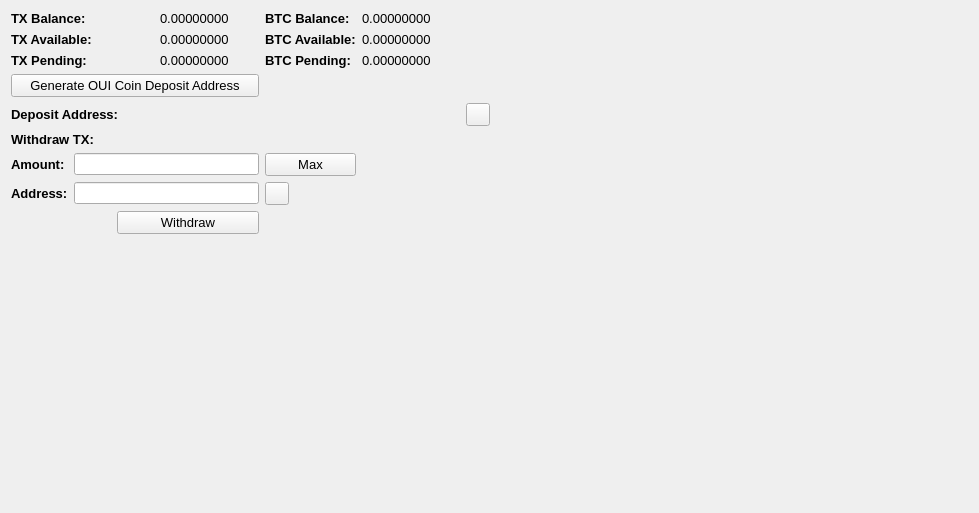
     <widget class="QWidget" name="BalanceTab">
      <attribute name="title">
       <string>Balance</string>
      </attribute>
      <layout class="QGridLayout" name="gridLayout_2">
       <item row="0" column="0" colspan="2">
        <widget class="QLabel" name="label_11">
         <property name="font">
          <font>
           <pointsize>10</pointsize>
           <weight>75</weight>
           <bold>true</bold>
          </font>
         </property>
         <property name="text">
          <string>TX Balance:</string>
         </property>
        </widget>
       </item>
       <item row="0" column="3">
        <widget class="QLabel" name="TXBalanceLabel">
         <property name="font">
          <font>
           <pointsize>10</pointsize>
          </font>
         </property>
         <property name="text">
          <string>0.00000000</string>
         </property>
         <property name="textInteractionFlags">
          <set>Qt::LinksAccessibleByMouse|Qt::TextSelectableByMouse</set>
         </property>
        </widget>
       </item>
       <item row="0" column="4">
        <widget class="QLabel" name="label_12">
         <property name="font">
          <font>
           <pointsize>10</pointsize>
           <weight>75</weight>
           <bold>true</bold>
          </font>
         </property>
         <property name="text">
          <string>BTC Balance:</string>
         </property>
        </widget>
       </item>
       <item row="0" column="5">
        <widget class="QLabel" name="BitcoinBalanceLabel">
         <property name="font">
          <font>
           <pointsize>10</pointsize>
          </font>
         </property>
         <property name="text">
          <string>0.00000000</string>
         </property>
         <property name="textInteractionFlags">
          <set>Qt::LinksAccessibleByMouse|Qt::TextSelectableByMouse</set>
         </property>
        </widget>
       </item>
       <item row="0" column="7" rowspan="10">
        <spacer name="horizontalSpacer_4">
         <property name="orientation">
          <enum>Qt::Horizontal</enum>
         </property>
         <property name="sizeHint" stdset="0">
          <size>
           <width>478</width>
           <height>488</height>
          </size>
         </property>
        </spacer>
       </item>
       <item row="1" column="0" colspan="2">
        <widget class="QLabel" name="label_13">
         <property name="font">
          <font>
           <pointsize>10</pointsize>
           <weight>75</weight>
           <bold>true</bold>
          </font>
         </property>
         <property name="text">
          <string>TX Available:</string>
         </property>
        </widget>
       </item>
       <item row="1" column="3">
        <widget class="QLabel" name="TXAvailableLabel_2">
         <property name="font">
          <font>
           <pointsize>10</pointsize>
          </font>
         </property>
         <property name="text">
          <string>0.00000000</string>
         </property>
         <property name="textInteractionFlags">
          <set>Qt::LinksAccessibleByMouse|Qt::TextSelectableByMouse</set>
         </property>
        </widget>
       </item>
       <item row="1" column="4">
        <widget class="QLabel" name="label_15">
         <property name="font">
          <font>
           <pointsize>10</pointsize>
           <weight>75</weight>
           <bold>true</bold>
          </font>
         </property>
         <property name="text">
          <string>BTC Available:</string>
         </property>
        </widget>
       </item>
       <item row="1" column="5">
        <widget class="QLabel" name="BitcoinAvailableLabel">
         <property name="font">
          <font>
           <pointsize>10</pointsize>
          </font>
         </property>
         <property name="text">
          <string>0.00000000</string>
         </property>
         <property name="textInteractionFlags">
          <set>Qt::LinksAccessibleByMouse|Qt::TextSelectableByMouse</set>
         </property>
        </widget>
       </item>
       <item row="2" column="0" colspan="2">
        <widget class="QLabel" name="label_14">
         <property name="font">
          <font>
           <pointsize>10</pointsize>
           <weight>75</weight>
           <bold>true</bold>
          </font>
         </property>
         <property name="text">
          <string>TX Pending:</string>
         </property>
        </widget>
       </item>
       <item row="2" column="3">
        <widget class="QLabel" name="TXPendingLabel">
         <property name="font">
          <font>
           <pointsize>10</pointsize>
          </font>
         </property>
         <property name="text">
          <string>0.00000000</string>
         </property>
         <property name="textInteractionFlags">
          <set>Qt::LinksAccessibleByMouse|Qt::TextSelectableByMouse</set>
         </property>
        </widget>
       </item>
       <item row="2" column="4">
        <widget class="QLabel" name="label_31">
         <property name="font">
          <font>
           <pointsize>10</pointsize>
           <weight>75</weight>
           <bold>true</bold>
          </font>
         </property>
         <property name="text">
          <string>BTC Pending:</string>
         </property>
        </widget>
       </item>
       <item row="2" column="5">
        <widget class="QLabel" name="BitcoinPendingLabel">
         <property name="font">
          <font>
           <pointsize>10</pointsize>
          </font>
         </property>
         <property name="text">
          <string>0.00000000</string>
         </property>
         <property name="textInteractionFlags">
          <set>Qt::LinksAccessibleByMouse|Qt::TextSelectableByMouse</set>
         </property>
        </widget>
       </item>
       <item row="3" column="0" colspan="4">
        <widget class="QPushButton" name="GenDepositBTN">
         <property name="font">
          <font>
           <pointsize>10</pointsize>
          </font>
         </property>
         <property name="text">
          <string>Generate OUI Coin Deposit Address</string>
         </property>
        </widget>
       </item>
       <item row="4" column="0" colspan="3">
        <widget class="QLabel" name="label_33">
         <property name="font">
          <font>
           <pointsize>10</pointsize>
           <weight>75</weight>
           <bold>true</bold>
          </font>
         </property>
         <property name="text">
          <string>Deposit Address:</string>
         </property>
        </widget>
       </item>
       <item row="4" column="3" colspan="3">
        <widget class="QLabel" name="DepositAddressLabel">
         <property name="minimumSize">
          <size>
           <width>300</width>
           <height>0</height>
          </size>
         </property>
         <property name="palette">
          <palette>
           <active>
            <colorrole role="WindowText">
             <brush brushstyle="SolidPattern">
              <color alpha="255">
               <red>0</red>
               <green>0</green>
               <blue>0</blue>
              </color>
             </brush>
            </colorrole>
            <colorrole role="Text">
             <brush brushstyle="SolidPattern">
              <color alpha="255">
               <red>0</red>
               <green>0</green>
               <blue>255</blue>
              </color>
             </brush>
            </colorrole>
           </active>
           <inactive>
            <colorrole role="WindowText">
             <brush brushstyle="SolidPattern">
              <color alpha="255">
               <red>0</red>
               <green>0</green>
               <blue>0</blue>
              </color>
             </brush>
            </colorrole>
            <colorrole role="Text">
             <brush brushstyle="SolidPattern">
              <color alpha="255">
               <red>0</red>
               <green>0</green>
               <blue>255</blue>
              </color>
             </brush>
            </colorrole>
           </inactive>
           <disabled>
            <colorrole role="WindowText">
             <brush brushstyle="SolidPattern">
              <color alpha="255">
               <red>120</red>
               <green>120</green>
               <blue>120</blue>
              </color>
             </brush>
            </colorrole>
            <colorrole role="Text">
             <brush brushstyle="SolidPattern">
              <color alpha="255">
               <red>120</red>
               <green>120</green>
               <blue>120</blue>
              </color>
             </brush>
            </colorrole>
           </disabled>
          </palette>
         </property>
         <property name="font">
          <font>
           <pointsize>10</pointsize>
           <weight>75</weight>
           <bold>true</bold>
          </font>
         </property>
         <property name="text">
          <string/>
         </property>
         <property name="alignment">
          <set>Qt::AlignRight|Qt::AlignTrailing|Qt::AlignVCenter</set>
         </property>
         <property name="textInteractionFlags">
          <set>Qt::LinksAccessibleByMouse|Qt::TextSelectableByKeyboard|Qt::TextSelectableByMouse</set>
         </property>
        </widget>
       </item>
       <item row="4" column="6">
        <widget class="QToolButton" name="DepositCopyButton">
         <property name="toolTip">
          <string>Copy to clipboard</string>
         </property>
         <property name="text">
          <string/>
         </property>
         <property name="icon">
          <iconset resource="../bitcoin.qrc">
           <normaloff>:/icons/editcopy</normaloff>:/icons/editcopy</iconset>
         </property>
         <property name="shortcut">
          <string>Alt+P</string>
         </property>
        </widget>
       </item>
       <item row="5" column="0" colspan="2">
        <widget class="QLabel" name="label_34">
         <property name="font">
          <font>
           <pointsize>10</pointsize>
           <weight>75</weight>
           <bold>true</bold>
          </font>
         </property>
         <property name="text">
          <string>Withdraw TX:</string>
         </property>
        </widget>
       </item>
       <item row="6" column="0">
        <widget class="QLabel" name="label_26">
         <property name="font">
          <font>
           <pointsize>10</pointsize>
           <weight>75</weight>
           <bold>true</bold>
          </font>
         </property>
         <property name="text">
          <string>Amount:</string>
         </property>
        </widget>
       </item>
       <item row="6" column="1" colspan="3">
        <widget class="QLineEdit" name="WithdrawUnitsInput">
         <property name="font">
          <font>
           <pointsize>9</pointsize>
           <weight>75</weight>
           <bold>true</bold>
          </font>
         </property>
         <property name="text">
          <string/>
         </property>
        </widget>
       </item>
       <item row="6" column="4">
        <widget class="QPushButton" name="Withdraw_Max_Amount">
         <property name="font">
          <font>
           <pointsize>10</pointsize>
          </font>
         </property>
         <property name="text">
          <string>Max</string>
         </property>
        </widget>
       </item>
       <item row="7" column="0">
        <widget class="QLabel" name="label_10">
         <property name="font">
          <font>
           <pointsize>10</pointsize>
           <weight>75</weight>
           <bold>true</bold>
          </font>
         </property>
         <property name="text">
          <string>Address:</string>
         </property>
        </widget>
       </item>
       <item row="7" column="1" colspan="3">
        <widget class="QLineEdit" name="WithdrawAddress">
         <property name="font">
          <font>
           <pointsize>9</pointsize>
           <weight>75</weight>
           <bold>true</bold>
          </font>
         </property>
        </widget>
       </item>
       <item row="7" column="4">
        <widget class="QToolButton" name="WithdrawPasteButton">
         <property name="toolTip">
          <string>Paste from clipboard</string>
         </property>
         <property name="text">
          <string/>
         </property>
         <property name="icon">
          <iconset resource="../bitcoin.qrc">
           <normaloff>:/icons/editpaste</normaloff>:/icons/editpaste</iconset>
         </property>
         <property name="shortcut">
          <string>Alt+P</string>
         </property>
        </widget>
       </item>
       <item row="8" column="2" colspan="2">
        <widget class="QPushButton" name="WithdrawUnitsBtn">
         <property name="font">
          <font>
           <pointsize>10</pointsize>
          </font>
         </property>
         <property name="text">
          <string>Withdraw</string>
         </property>
        </widget>
       </item>
       <item row="9" column="0" colspan="6">
        <spacer name="verticalSpacer">
         <property name="orientation">
          <enum>Qt::Vertical</enum>
         </property>
         <property name="sizeHint" stdset="0">
          <size>
           <width>428</width>
           <height>262</height>
          </size>
         </property>
        </spacer>
       </item>
      </layout>
      <zorder>label_31</zorder>
      <zorder>label_15</zorder>
      <zorder>label_12</zorder>
      <zorder>label_14</zorder>
      <zorder>label_13</zorder>
      <zorder>label_11</zorder>
      <zorder>BitcoinBalanceLabel</zorder>
      <zorder>TXBalanceLabel</zorder>
      <zorder>TXAvailableLabel_2</zorder>
      <zorder>TXPendingLabel</zorder>
      <zorder>BitcoinAvailableLabel</zorder>
      <zorder>BitcoinPendingLabel</zorder>
      <zorder>label_33</zorder>
      <zorder>GenDepositBTN</zorder>
      <zorder>DepositAddressLabel</zorder>
      <zorder>Withdraw_Max_Amount</zorder>
      <zorder>label_34</zorder>
      <zorder>WithdrawUnitsInput</zorder>
      <zorder>label_10</zorder>
      <zorder>label_26</zorder>
      <zorder>WithdrawAddress</zorder>
      <zorder>WithdrawUnitsBtn</zorder>
      <zorder>horizontalSpacer_4</zorder>
      <zorder>verticalSpacer</zorder>
      <zorder>WithdrawPasteButton</zorder>
      <zorder>DepositCopyButton</zorder>
     </widget>
